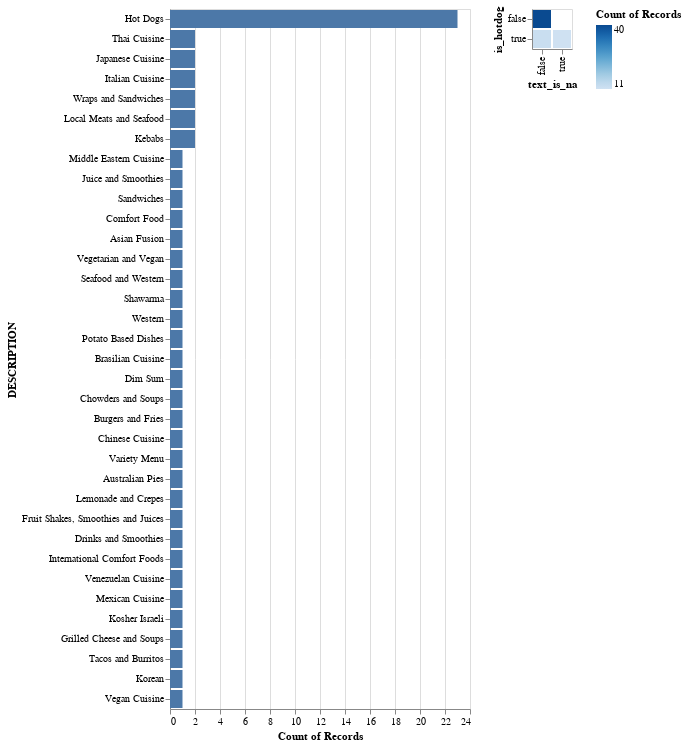

Here is the notebook cell this chart was saved with:
### Code cell
# summary EDA, identify missing and NAN values

train_data["text_is_na"] = train_data["BUSINESS_NAME"] == ""

(
    alt.Chart(train_data).mark_bar().encode(
        x="count()",
        y=alt.Y("DESCRIPTION").sort('-x')
    )

    | alt.Chart(train_data).mark_bar().encode(
        x="text_is_na",
        y="is_hotdog",
        color="count()"
    )
)

### Figure 1 — Vega-Lite specification as saved in the notebook (floating-point values rounded to 4 significant figures)
{"config": {"view": {"continuousWidth": 300, "continuousHeight": 300}}, "hconcat": [{"mark": {"type": "bar"}, "encoding": {"x": {"aggregate": "count", "type": "quantitative"}, "y": {"field": "DESCRIPTION", "sort": "-x", "type": "nominal"}}}, {"mark": {"type": "bar"}, "encoding": {"color": {"aggregate": "count", "type": "quantitative"}, "x": {"field": "text_is_na", "type": "nominal"}, "y": {"field": "is_hotdog", "type": "nominal"}}}], "data": {"name": "data-877c92552fa1418abbcfb421424426b7"}, "$schema": "https://vega.github.io/schema/vega-lite/v6.1.0.json", "datasets": {"data-877c92552fa1418abbcfb421424426b7": [{"BUSINESS_NAME": "Marimba", "DESCRIPTION": "Middle Eastern Cuisine", "is_hotdog": false, "text_is_na": false}, {"BUSINESS_NAME": "Super Thai", "DESCRIPTION": "Thai Cuisine", "is_hotdog": false, "text_is_na": false}, {"BUSINESS_NAME": "The Juice Truck", "DESCRIPTION": "Juice and Smoothies", "is_hotdog": false, "text_is_na": false}, {"BUSINESS_NAME": "Japadog", "DESCRIPTION": "Hot Dogs", "is_hotdog": true, "text_is_na": false}, {"BUSINESS_NAME": "Japadog", "DESCRIPTION": "Hot Dogs", "is_hotdog": true, "text_is_na": false}, {"BUSINESS_NAME": "Van Dog", "DESCRIPTION": "Hot Dogs", "is_hotdog": true, "text_is_na": false}, {"BUSINESS_NAME": "Dog Meister", "DESCRIPTION": "Hot Dogs", "is_hotdog": true, "text_is_na": false}, {"BUSINESS_NAME": "Actual Oden", "DESCRIPTION": "Japanese Cuisine", "is_hotdog": false, "text_is_na": false}, {"BUSINESS_NAME": "Mr. Arancino", "DESCRIPTION": "Italian Cuisine", "is_hotdog": false, "text_is_na": false}, {"BUSINESS_NAME": "", "DESCRIPTION": "Hot Dogs", "is_hotdog": true, "text_is_na": true}, {"BUSINESS_NAME": "", "DESCRIPTION": "Hot Dogs", "is_hotdog": true, "text_is_na": true}, {"BUSINESS_NAME": "", "DESCRIPTION": "Hot Dogs", "is_hotdog": true, "text_is_na": true}, {"BUSINESS_NAME": "Eat Chicken Wraps", "DESCRIPTION": "Wraps and Sandwiches", "is_hotdog": false, "text_is_na": false}, {"BUSINESS_NAME": "Cheesey Does It", "DESCRIPTION": "Sandwiches", "is_hotdog": false, "text_is_na": false}, {"BUSINESS_NAME": "Mr. Tube Steak", "DESCRIPTION": "Hot Dogs", "is_hotdog": true, "text_is_na": false}, {"BUSINESS_NAME": "Holy Smokes", "DESCRIPTION": "Hot Dogs", "is_hotdog": true, "text_is_na": false}, {"BUSINESS_NAME": "Gourmet Syndicate", "DESCRIPTION": "Comfort Food", "is_hotdog": false, "text_is_na": false}, {"BUSINESS_NAME": "Roaming Dragon", "DESCRIPTION": "Asian Fusion", "is_hotdog": false, "text_is_na": false}, {"BUSINESS_NAME": "The Loving Hut", "DESCRIPTION": "Vegetarian and Vegan", "is_hotdog": false, "text_is_na": false}, {"BUSINESS_NAME": "BBKB Kaboom Box", "DESCRIPTION": "Seafood and Western", "is_hotdog": false, "text_is_na": false}, {"BUSINESS_NAME": "Feastro The Rolling Bistro", "DESCRIPTION": "Local Meats and Seafood", "is_hotdog": false, "text_is_na": false}, {"BUSINESS_NAME": "Mr. Shawarma", "DESCRIPTION": "Shawarma", "is_hotdog": false, "text_is_na": false}, {"BUSINESS_NAME": "Feastro - The Rolling Bistro", "DESCRIPTION": "Local Meats and Seafood", "is_hotdog": false, "text_is_na": false}, {"BUSINESS_NAME": "Van Dog", "DESCRIPTION": "Western", "is_hotdog": false, "text_is_na": false}, {"BUSINESS_NAME": "Potato Tornado", "DESCRIPTION": "Potato Based Dishes", "is_hotdog": false, "text_is_na": false}, {"BUSINESS_NAME": "Brasilian Roots", "DESCRIPTION": "Brasilian Cuisine", "is_hotdog": false, "text_is_na": false}, {"BUSINESS_NAME": "Mac BBQ", "DESCRIPTION": "Hot Dogs", "is_hotdog": true, "text_is_na": false}, {"BUSINESS_NAME": "Dim Sum Express", "DESCRIPTION": "Dim Sum", "is_hotdog": false, "text_is_na": false}, {"BUSINESS_NAME": "Sea Dogs", "DESCRIPTION": "Hot Dogs", "is_hotdog": true, "text_is_na": false}, {"BUSINESS_NAME": "", "DESCRIPTION": "Hot Dogs", "is_hotdog": true, "text_is_na": true}, {"BUSINESS_NAME": "", "DESCRIPTION": "Hot Dogs", "is_hotdog": true, "text_is_na": true}, {"BUSINESS_NAME": "", "DESCRIPTION": "Hot Dogs", "is_hotdog": true, "text_is_na": true}, {"BUSINESS_NAME": "Crab Park Chowdery", "DESCRIPTION": "Chowders and Soups", "is_hotdog": false, "text_is_na": false}, {"BUSINESS_NAME": "", "DESCRIPTION": "Hot Dogs", "is_hotdog": true, "text_is_na": true}, {"BUSINESS_NAME": "Cazba Express", "DESCRIPTION": "Kebabs", "is_hotdog": false, "text_is_na": false}, {"BUSINESS_NAME": "Yokabai", "DESCRIPTION": "Burgers and Fries", "is_hotdog": false, "text_is_na": false}, {"BUSINESS_NAME": "Le Tigre", "DESCRIPTION": "Chinese Cuisine", "is_hotdog": false, "text_is_na": false}, {"BUSINESS_NAME": "Van Dog", "DESCRIPTION": "Hot Dogs", "is_hotdog": true, "text_is_na": false}, {"BUSINESS_NAME": "Eat Chicken Wraps", "DESCRIPTION": "Wraps and Sandwiches", "is_hotdog": false, "text_is_na": false}, {"BUSINESS_NAME": "Mogu", "DESCRIPTION": "Japanese Cuisine", "is_hotdog": false, "text_is_na": false}, {"BUSINESS_NAME": "Commissary Connect", "DESCRIPTION": "Variety Menu", "is_hotdog": false, "text_is_na": false}, {"BUSINESS_NAME": "Aussie Pie Guy", "DESCRIPTION": "Australian Pies", "is_hotdog": false, "text_is_na": false}, {"BUSINESS_NAME": "V Dub Dogs", "DESCRIPTION": "Hot Dogs", "is_hotdog": true, "text_is_na": false}, {"BUSINESS_NAME": "Lemon Sea", "DESCRIPTION": "Lemonade and Crepes", "is_hotdog": false, "text_is_na": false}, {"BUSINESS_NAME": "San Juan Family Farm", "DESCRIPTION": "Fruit Shakes, Smoothies and Juices", "is_hotdog": false, "text_is_na": false}, {"BUSINESS_NAME": "", "DESCRIPTION": "Hot Dogs", "is_hotdog": true, "text_is_na": true}, {"BUSINESS_NAME": "Ali's Hot Dogs", "DESCRIPTION": "Hot Dogs", "is_hotdog": true, "text_is_na": false}, {"BUSINESS_NAME": "Mac BBQ", "DESCRIPTION": "Hot Dogs", "is_hotdog": true, "text_is_na": false}, {"BUSINESS_NAME": "Suassy Thai", "DESCRIPTION": "Thai Cuisine", "is_hotdog": false, "text_is_na": false}, {"BUSINESS_NAME": "Mr. Camaron", "DESCRIPTION": "Drinks and Smoothies", "is_hotdog": false, "text_is_na": false}, {"BUSINESS_NAME": "", "DESCRIPTION": "Hot Dogs", "is_hotdog": true, "text_is_na": true}, {"BUSINESS_NAME": "Vie Niapolotan", "DESCRIPTION": "Italian Cuisine", "is_hotdog": false, "text_is_na": false}, {"BUSINESS_NAME": "Fat Duck Mobile Eatery", "DESCRIPTION": "International Comfort Foods", "is_hotdog": false, "text_is_na": false}, {"BUSINESS_NAME": "Come Arepa", "DESCRIPTION": "Venezuelan Cuisine", "is_hotdog": false, "text_is_na": false}, {"BUSINESS_NAME": "", "DESCRIPTION": "Hot Dogs", "is_hotdog": true, "text_is_na": true}, {"BUSINESS_NAME": "Arturo's Mexico To Go", "DESCRIPTION": "Mexican Cuisine", "is_hotdog": false, "text_is_na": false}, {"BUSINESS_NAME": "Meet to Eat", "DESCRIPTION": "Kosher Israeli", "is_hotdog": false, "text_is_na": false}, {"BUSINESS_NAME": "Mum's Grilled Cheese Truck", "DESCRIPTION": "Grilled Cheese and Soups", "is_hotdog": false, "text_is_na": false}, {"BUSINESS_NAME": "Master Chef's Kebab House", "DESCRIPTION": "Kebabs", "is_hotdog": false, "text_is_na": false}, {"BUSINESS_NAME": "Tacofino", "DESCRIPTION": "Tacos and Burritos", "is_hotdog": false, "text_is_na": false}, {"BUSINESS_NAME": "Disco Cheetah", "DESCRIPTION": "Korean", "is_hotdog": false, "text_is_na": false}, {"BUSINESS_NAME": "", "DESCRIPTION": "Hot Dogs", "is_hotdog": true, "text_is_na": true}, {"BUSINESS_NAME": "Bandidas", "DESCRIPTION": "Vegan Cuisine", "is_hotdog": false, "text_is_na": false}]}}
